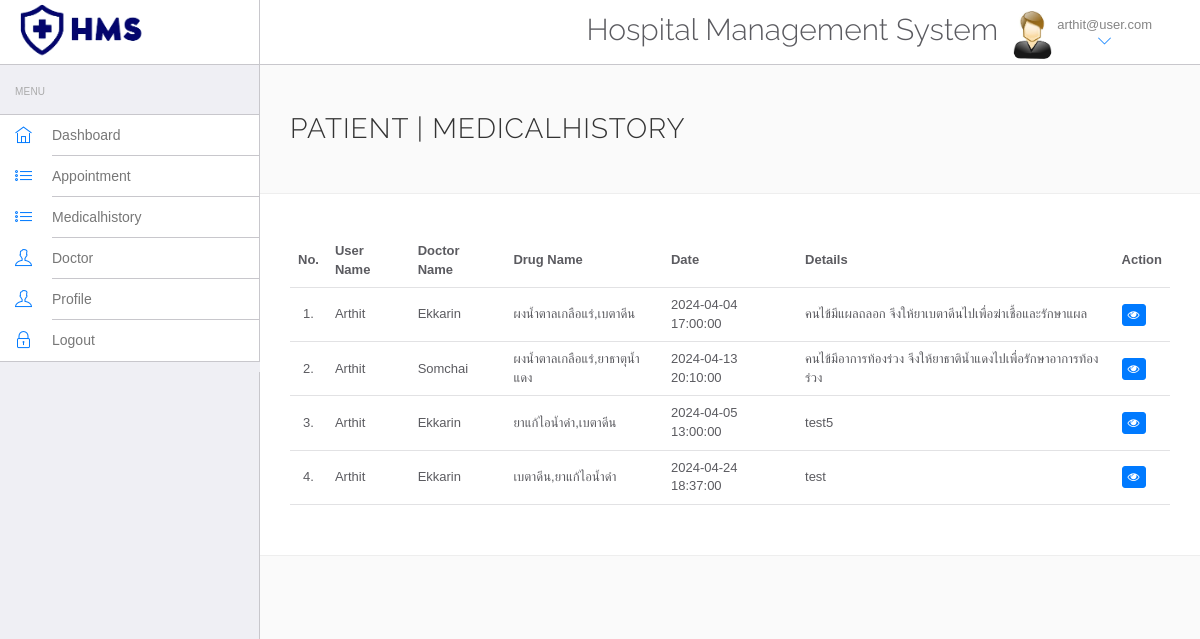
The app's page /users/medicalhistory.php (signed in) with its own data.
### tables this page shows
CREATE TABLE `medicalhistory` (
  `id` int NOT NULL,
  `id_doctor` int NOT NULL,
  `id_users` int NOT NULL,
  `id_drugs` varchar(20) NOT NULL,
  `height` varchar(10) NOT NULL,
  `weight` varchar(10) NOT NULL,
  `bloodpressure` varchar(100) NOT NULL,
  `medicalhistorydate` datetime NOT NULL,
  `details` varchar(255) NOT NULL
);

CREATE TABLE `users` (
  `id` int NOT NULL,
  `firstname` varchar(100) NOT NULL,
  `lastname` varchar(100) NOT NULL,
  `gender` varchar(20) NOT NULL,
  `phonenum` varchar(12) NOT NULL,
  `birthdate` date DEFAULT NULL,
  `address` varchar(100) NOT NULL,
  `congenital` varchar(500) NOT NULL,
  `drugallergy` varchar(500) NOT NULL,
  `email` varchar(50) NOT NULL,
  `password` varchar(255) NOT NULL
);

CREATE TABLE `doctors` (
  `id` int NOT NULL,
  `firstname` varchar(50) NOT NULL,
  `lastname` varchar(50) NOT NULL,
  `gender` varchar(20) NOT NULL,
  `specialization` varchar(100) NOT NULL,
  `phoneno` varchar(12) NOT NULL,
  `birthdate` date DEFAULT NULL,
  `address` varchar(255) NOT NULL,
  `email` varchar(100) NOT NULL,
  `password` varchar(255) NOT NULL
);

### users/medicalhistory.php (the view, shortened to what this page needs)
<!DOCTYPE html>
<html lang="en">
<head>
    <link rel="stylesheet" href="vendor/bootstrap/css/bootstrap.min.css">
    <link rel="stylesheet" href="vendor/fontawesome/css/font-awesome.min.css">
    <link rel="stylesheet" href="vendor/themify-icons/themify-icons.min.css">
    <link href="vendor/animate.css/animate.min.css" rel="stylesheet" media="screen">
    <link href="vendor/perfect-scrollbar/perfect-scrollbar.min.css" rel="stylesheet" media="screen">
    <link href="vendor/switchery/switchery.min.css" rel="stylesheet" media="screen">
    <link href="vendor/bootstrap-touchspin/jquery.bootstrap-touchspin.min.css" rel="stylesheet" media="screen">
    <link href="vendor/select2/select2.min.css" rel="stylesheet" media="screen">
    <link href="vendor/bootstrap-datepicker/bootstrap-datepicker3.standalone.min.css" rel="stylesheet" media="screen">
    <link href="vendor/bootstrap-timepicker/bootstrap-timepicker.min.css" rel="stylesheet" media="screen">
    <link rel="stylesheet" href="assets/css/styles.css">
    <link rel="stylesheet" href="assets/css/plugins.css">
    <link rel="stylesheet" href="assets/css/themes/theme-1.css" id="skin_color" />
</head>
<body>
    <div id="app">
        <?php include('include/sidebar.php');?>
        <div class="app-content">
            <?php include('include/header.php');?>
            <div class="main-content">
                <div class="wrap-content container" id="container">
                    <section id="page-title">
                        <div class="row">
                            <div class="col-sm-8">
                                <h1 class="mainTitle">Patient | Medicalhistory</h1>
                            </div>
                        </div>
                    </section>
                    <div class="container-fluid container-fullw bg-white">
                        <div class="row">
                            <div class="col-md-12">
                                <table class="table table-hover" id="sample-table-1">
                                    <thead>
                                        <tr>
                                            <th class="center">No.</th>
                                            <th>User Name</th>
                                            <th>Doctor Name</th>
                                            <th>Drug Name</th>
                                            <th>Date</th>
                                            <th>Details</th>
                                            <th>Action</th>
                                        </tr>
                                    </thead>
                                    <tbody>
                                        <?php
                                        include('../include/config.php');
                                            $sql = "SELECT medicalhistory.id AS m_id, doctors.firstname AS doctor_fname, users.firstname AS user_fname, GROUP_CONCAT(drugs.drugname) AS d_name, medicalhistorydate, details FROM medicalhistory";
                                            $sql .= " LEFT JOIN users ON users.id=medicalhistory.id_users
                                                    LEFT JOIN doctors ON doctors.id=medicalhistory.id_doctor
                                                    LEFT JOIN drugs ON FIND_IN_SET(drugs.id, medicalhistory.id_drugs) > 0
                                                    WHERE medicalhistory.id_users=".$_SESSION['id'];
                                            $sql .= " GROUP BY medicalhistory.id";
											$data = mysqli_query($conn,$sql);
											$count = 1;
											while($row = mysqli_fetch_assoc($data)) {
										?>
                                        <tr>
                                            <td class="center"><?php echo $count;?>.</td>
                                            <td><?php echo $row['user_fname'];?>
                                            <td><?php echo $row['doctor_fname'];?></td>
                                            <td><?php echo $row['d_name'];?>
                                            <td><?php echo $row['medicalhistorydate'];?>
                                            <td><?php echo $row['details'];?>
                                            <td>
                                                <div class="visible-md visible-lg hidden-sm hidden-xs">
                                                    <a href="view-medicalhistory.php?id=<?php echo $row['m_id'];?>"
                                                        class="btn btn-primary btn-xs" tooltip-placement="top"
                                                        tooltip="Edit"><i class="fa fa-eye"></i>
                                                    </a>
                                                </div>
                                            </td>
                                        </tr>
                                        <?php $count++; }?>
                                    </tbody>
                                </table>
                            </div>
                        </div>
                    </div>
                </div>
            </div>
        </div>
    </div>
</body>
</html>

### users/include/sidebar.php
<div class="sidebar app-aside" id="sidebar">
    <div class="sidebar-container perfect-scrollbar">
        <nav>
            <div class="navbar-title">
                <span>MENU</span>
            </div>
            <ul class="main-navigation-menu">
                <li>
                    <a href="dashboard.php">
                        <div class="item-content">
                            <div class="item-media">
                                <i class="ti-home"></i>
                            </div>
                            <div class="item-inner">
                                <span class="title"> Dashboard </span>
                            </div>
                        </div>
                    </a>
                </li>
                <li>
                    <a href="appointment.php">
                        <div class="item-content">
                            <div class="item-media">
                                <i class="ti-list"></i>
                            </div>
                            <div class="item-inner">
                                <span class="title"> Appointment </span>
                            </div>
                        </div>
                    </a>
                </li>
                <li>
                    <a href="medicalhistory.php">
                        <div class="item-content">
                            <div class="item-media">
                                <i class="ti-list"></i>
                            </div>
                            <div class="item-inner">
                                <span class="title"> Medicalhistory </span>
                            </div>
                        </div>
                    </a>
                </li>
                <li>
                    <a href="doctor.php">
                        <div class="item-content">
                            <div class="item-media">
                                <i class="ti-user"></i>
                            </div>
                            <div class="item-inner">
                                <span class="title"> Doctor </span>
                            </div>
                        </div>
                    </a>
                </li>
                <li>
                    <a href="profile.php">
                        <div class="item-content">
                            <div class="item-media">
                                <i class="ti-user"></i>
                            </div>
                            <div class="item-inner">
                                <span class="title"> Profile </span>
                            </div>
                        </div>
                    </a>
                </li>
                <li>
                    <a href="../logout.php">
                        <div class="item-content">
                            <div class="item-media">
                                <i class="ti-lock"></i>
                            </div>
                            <div class="item-inner">
                                <span class="title"> Logout </span>
                            </div>
                        </div>
                    </a>
                </li>
            </ul>
        </nav>
    </div>
</div>

### users/include/header.php (shortened to what this page needs)
<header class="navbar navbar-default navbar-static-top">
    <div class="navbar-header">
        <a class="navbar-brand">
            <img src="assets/images/hms.png" alt="Hospital Logo" style="position: absolute; top: 55%; transform: translateY(-50%); width: 130px; height: auto; margin-left: 0px;">
        </a>
    </div>
    <div class="navbar-collapse collapse">
    <ul class="nav navbar-right">
								<li  style="padding-top:2% ">
								<h2><span>Hospital Management System</span></h2>
							</li>
							<li class="dropdown current-user">
								<a href class="dropdown-toggle" data-toggle="dropdown">
									<img src="assets/images/images.jpg" > <span class="username"><?php echo $_SESSION['email']; ?>
									<i class="ti-angle-down"></i></i></span>
								</a>
							</li>
						</ul>
    </div>
</header>

### users/assets/css/plugins.css (style rules this page uses)
.perfect-scrollbar { overflow-y: hidden !important; }

### users/assets/css/themes/theme-1.css (style rules this page uses)
body { background: #FAFAFA; }
header .navbar-header { background: #ffffff !important; border-right-color: #c8c7cc !important; border-bottom-color: #c8c7cc !important; }
header .navbar-header .navbar-brand { color: #777 !important; }
header .navbar-collapse { background: #ffffff !important; border-bottom-color: #c8c7cc !important; box-shadow: none !important; }
header .navbar-collapse .navbar-right > li > a { color: #777; }
header .navbar-collapse .navbar-right > li > a i { color: #007aff !important; }
#sidebar { background: #EFEFF4 !important; }
#sidebar:before { border-right-width: "1px" !important; border-right-style: solid; border-right-color: #c8c7cc !important; }
#sidebar nav { border-right-width: "1px" !important; border-right-style: solid; border-right-color: #c8c7cc !important; }
#sidebar nav .navbar-title { color: #aaaaaa; }
#sidebar nav > ul { background: #ffffff !important; border-bottom-color: #c8c7cc !important; border-top-color: #c8c7cc !important; }
#sidebar nav > ul > li > a .item-media > i { color: #007aff !important; }
#sidebar nav > ul > li > a .item-inner { color: #777 !important; border-bottom-color: #c8c7cc; }

### records on screen
medicalhistory: id_users.firstname "Arthit", id_doctor.firstname "Ekkarin", d_name "ผงน้ำตาลเกลือแร่,เบตาดีน", medicalhistorydate "2024-04-04 17:00:00", details "คนไข้มีแผลถลอก จึงให้ยาเบตาดีนไปเพื่อฆ่าเชื้อและรักษาแผล"
medicalhistory: id_users.firstname "Arthit", id_doctor.firstname "Somchai", d_name "ผงน้ำตาลเกลือแร่,ยาธาตุน้ำแดง", medicalhistorydate "2024-04-13 20:10:00", details "คนไข้มีอาการท้องร่วง จึงให้ยาธาติน้ำแดงไปเพื่อรักษาอาการท้องร่วง"
medicalhistory: id_users.firstname "Arthit", id_doctor.firstname "Ekkarin", d_name "ยาแก้ไอน้ำดำ,เบตาดีน", medicalhistorydate "2024-04-05 13:00:00", details "test5"
medicalhistory: id_users.firstname "Arthit", id_doctor.firstname "Ekkarin", d_name "เบตาดีน,ยาแก้ไอน้ำดำ", medicalhistorydate "2024-04-24 18:37:00", details "test"

### other values on screen
$_SESSION['email'] "arthit@user.com"
